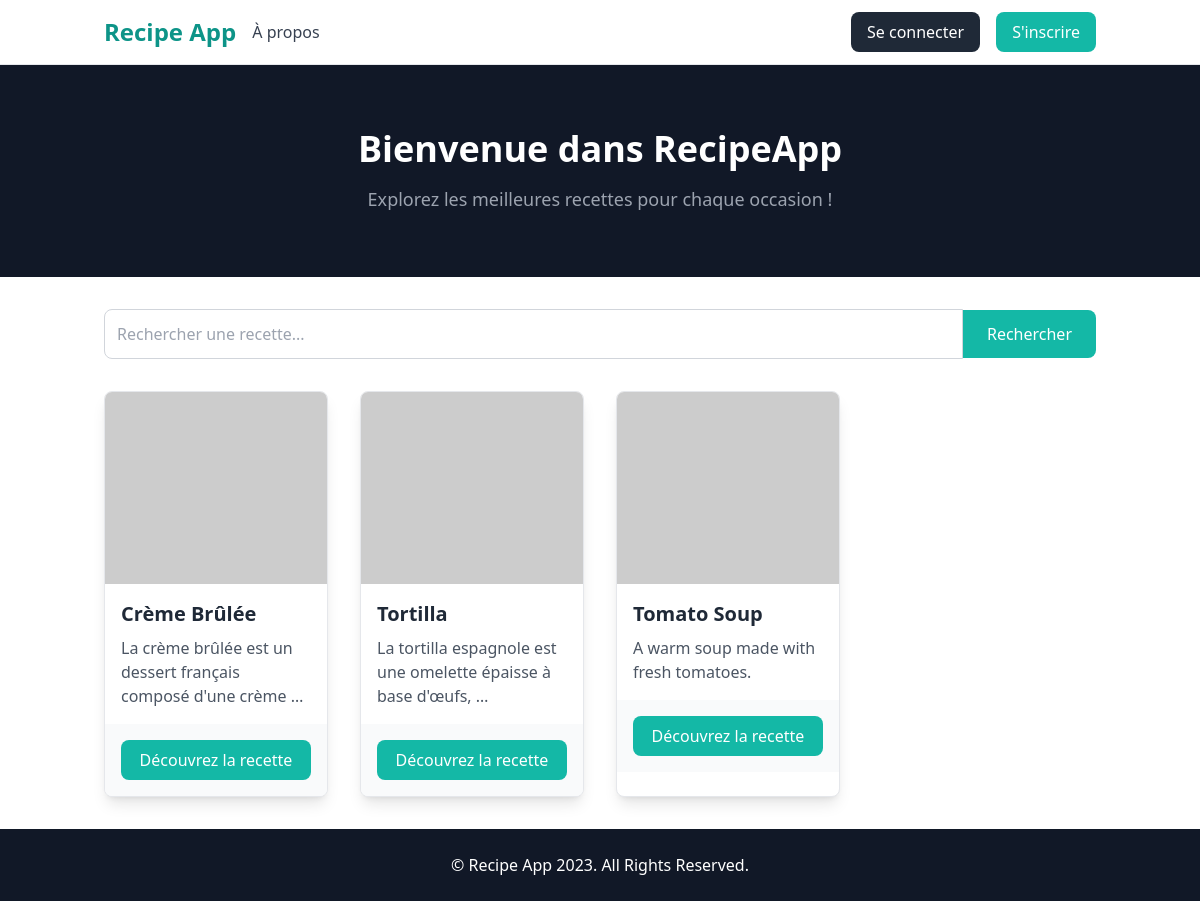
Page /recipes/ on the earlier database version.
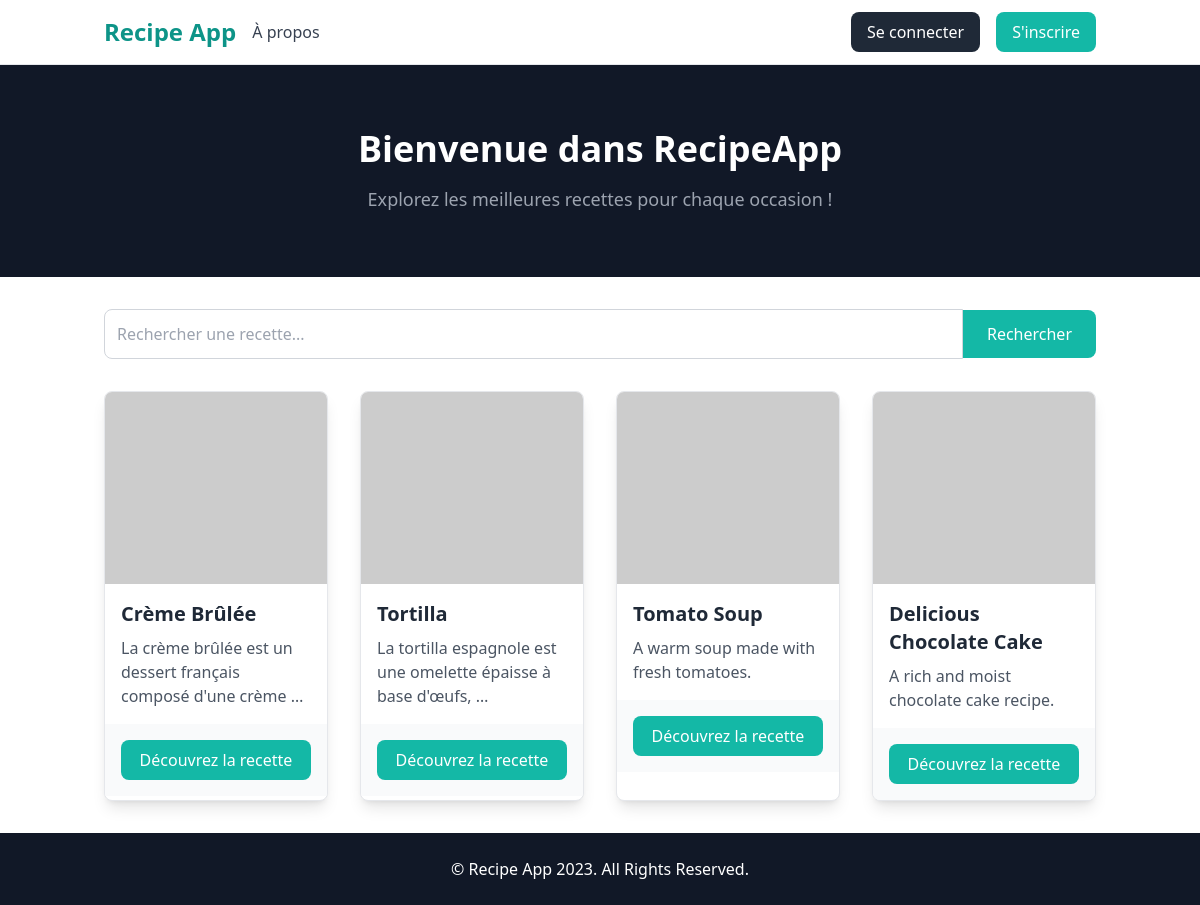
Same page on the later database version.
### recipes/models.py (models this page shows, shortened)
class Recipe(models.Model):
    title = models.CharField(max_length=200)
    description = models.TextField()
    user = models.ForeignKey(User, on_delete=models.SET_NULL, null=True, blank=True)
    instructions = models.TextField()

### recipes/views.py (the view)
# urls.py: path('',recipes.views.index,name='recipes'),
def index(request):
    template = loader.get_template("./recipes/index.html")
    recettes = Recipe.objects.all()
    return HttpResponse(template.render(request=request,context={"recettes":recettes}))

### recipes/templates/recipes/index.html (shortened to what this page needs)
<!DOCTYPE html>
<html lang="en">
<head>
    <script src="https://cdn.tailwindcss.com"></script>
</head>
<body class="font-sans antialiased">
    <nav class="bg-white border-b border-gray-200">
        <div class="container mx-auto px-4 py-3 flex justify-between items-center">
            <div class="flex items-center space-x-4">
                <a href="#" class="text-2xl font-semibold text-teal-600">Recipe App</a>
                <a href="#" class="text-gray-700 hover:text-teal-600">À propos</a>
            </div>
            <div class="flex items-center space-x-4">
                {% if user.is_authenticated %}
                    <p class="text-gray-700">Bonjour, <span class="font-bold">{{ user.username }}</span></p>
                    <a href="{% url 'profile' %}" class="bg-teal-500 text-white hover:bg-teal-600 px-4 py-2 rounded-lg">Profile</a>
                {% else %}
                    <a href="{% url 'login' %}" class="bg-gray-800 text-white hover:bg-gray-900 px-4 py-2 rounded-lg">Se connecter</a>
                    <a href="{% url 'signup' %}" class="bg-teal-500 text-white hover:bg-teal-600 px-4 py-2 rounded-lg">S'inscrire</a>
                {% endif %}
            </div>
        </div>
    </nav>
    <header class="bg-gray-900 py-16">
        <div class="container mx-auto text-center text-white">
            <h1 class="text-4xl font-bold">Bienvenue dans RecipeApp</h1>
            <p class="text-lg mt-4 text-gray-400">Explorez les meilleures recettes pour chaque occasion !</p>
        </div>
    </header>
    <section class="mt-8">
        <div class="container mx-auto px-4">
            <div class="flex items-center">
                <input type="text" placeholder="Rechercher une recette..." class="flex-1 border border-gray-300 p-3 rounded-l-lg focus:outline-none">
                <button class="bg-teal-500 text-white hover:bg-teal-600 px-6 py-3 rounded-r-lg">Rechercher</button>
            </div>
        </div>
    </section>
    <section class="py-8">
        <div class="container mx-auto px-4">
            <div class="grid grid-cols-1 md:grid-cols-2 lg:grid-cols-4 gap-8">
                {% for recette in recettes %}
                <div class="bg-white border border-gray-200 rounded-lg shadow-lg overflow-hidden hover:scale-105 transform transition">
                    <img src="https://dummyimage.com/450x300/dee2e6/6c757d.jpg" alt="{{ recette.title }}" class="w-full h-48 object-cover">
                    <div class="p-4">
                        <h2 class="text-xl font-semibold text-gray-800">{{ recette.title }}</h2>
                        <p class="text-gray-600 mt-2">{{ recette.description|truncatewords:10 }}</p>
                    </div>
                    <div class="p-4 bg-gray-50">
                        <a href="{% url 'recette_info' recette.title%}" class="bg-teal-500 text-white hover:bg-teal-600 px-4 py-2 block text-center rounded-lg">Découvrez la recette</a>
                    </div>
                </div>
                {% endfor %}
            </div>
        </div>
    </section>
    <footer class="bg-gray-900 py-6">
        <div class="container mx-auto text-center text-white">
            <p>&copy; Recipe App 2023. All Rights Reserved.</p>
        </div>
    </footer>
</body>
</html>

Differences in the rows shown:
added Recipe: title "Delicious Chocolate Cake", description "A rich and moist chocolate cake recipe."
